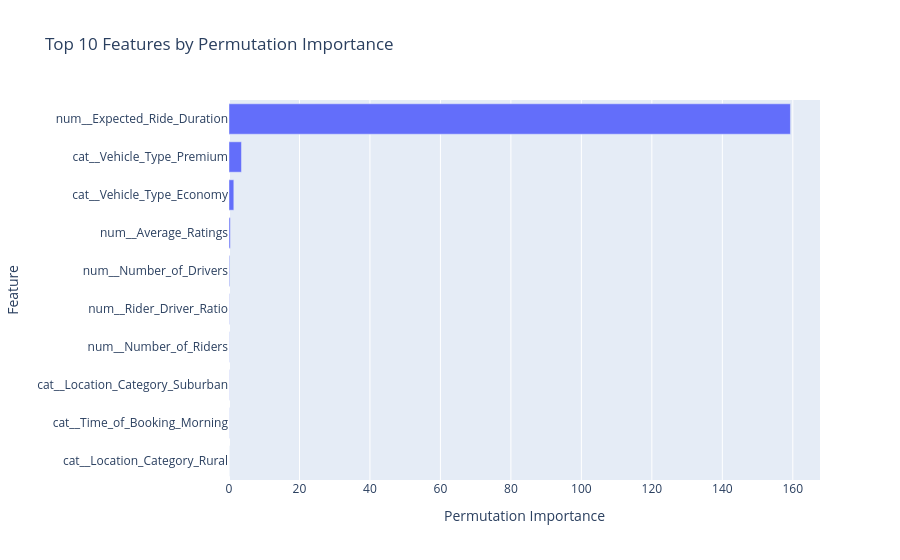

Notebook code cell kept with this figure:
### Code cell
# Visualizing the top 10 features based on permutation importance

top_permutation_features = (
    permutation_importance_df
    .head(10)
    .sort_values(by='Importance')
)

fig = px.bar(
    top_permutation_features,
    x='Importance',
    y='Feature',
    orientation='h',
    title='Top 10 Features by Permutation Importance',
    labels={
        'Importance': 'Permutation Importance',
        'Feature': 'Feature'
    }
)

fig.show()

### Figure 1 — Plotly figure (JSON) as saved in the notebook; plotly's stock layout.template omitted (floating-point values rounded to 4 significant figures)
{"data": [{"hovertemplate": "Permutation Importance=%{x}<br>Feature=%{y}<extra></extra>", "legendgroup": "", "marker": {"color": "#636efa", "pattern": {"shape": ""}}, "name": "", "orientation": "h", "showlegend": false, "textposition": "auto", "type": "bar", "x": [0.007715, 0.03653, 0.05127, 0.05763, 0.07922, 0.1839, 0.3687, 1.367, 3.536, 159.3], "xaxis": "x", "y": ["cat__Location_Category_Rural", "cat__Time_of_Booking_Morning", "cat__Location_Category_Suburban", "num__Number_of_Riders", "num__Rider_Driver_Ratio", "num__Number_of_Drivers", "num__Average_Ratings", "cat__Vehicle_Type_Economy", "cat__Vehicle_Type_Premium", "num__Expected_Ride_Duration"], "yaxis": "y"}], "layout": {"barmode": "relative", "legend": {"tracegroupgap": 0}, "title": {"text": "Top 10 Features by Permutation Importance"}, "xaxis": {"anchor": "y", "domain": [0, 1], "title": {"text": "Permutation Importance"}}, "yaxis": {"anchor": "x", "domain": [0, 1], "title": {"text": "Feature"}}}}
